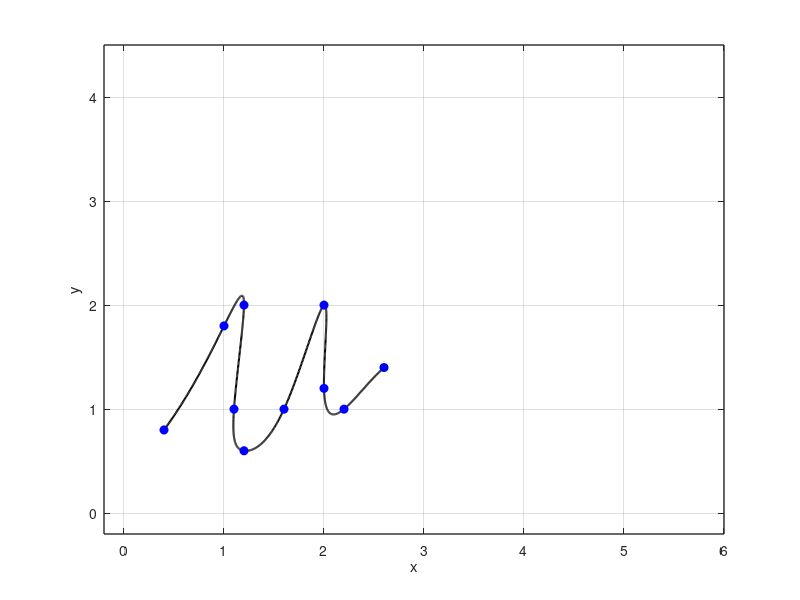

Reproduce this figure in MATLAB.
% cursive letter 'v'

x = [0.4 1 1.2 1.1 1.2 1.6 2 2 2.2 2.6];
y = [0.8 1.8 2 1 0.6 1 2 1.2 1 1.4];
n = length(x);
t = 0:n-1;
tt = 0:0.01:n-1;

xx = spline(t, x, tt);
yy = spline(t, y, tt);

figure(1)
plot(xx, yy, 'k', 'LineWidth', 1.5)
hold on
plot(x, y, 'bo', 'MarkerFaceColor', 'b')
axis([-0.2 6 -0.2 4.5])
grid on
xlabel('x')
ylabel('y')
set(gca, 'FontSize', 10, 'LineWidth', 1)
grid on